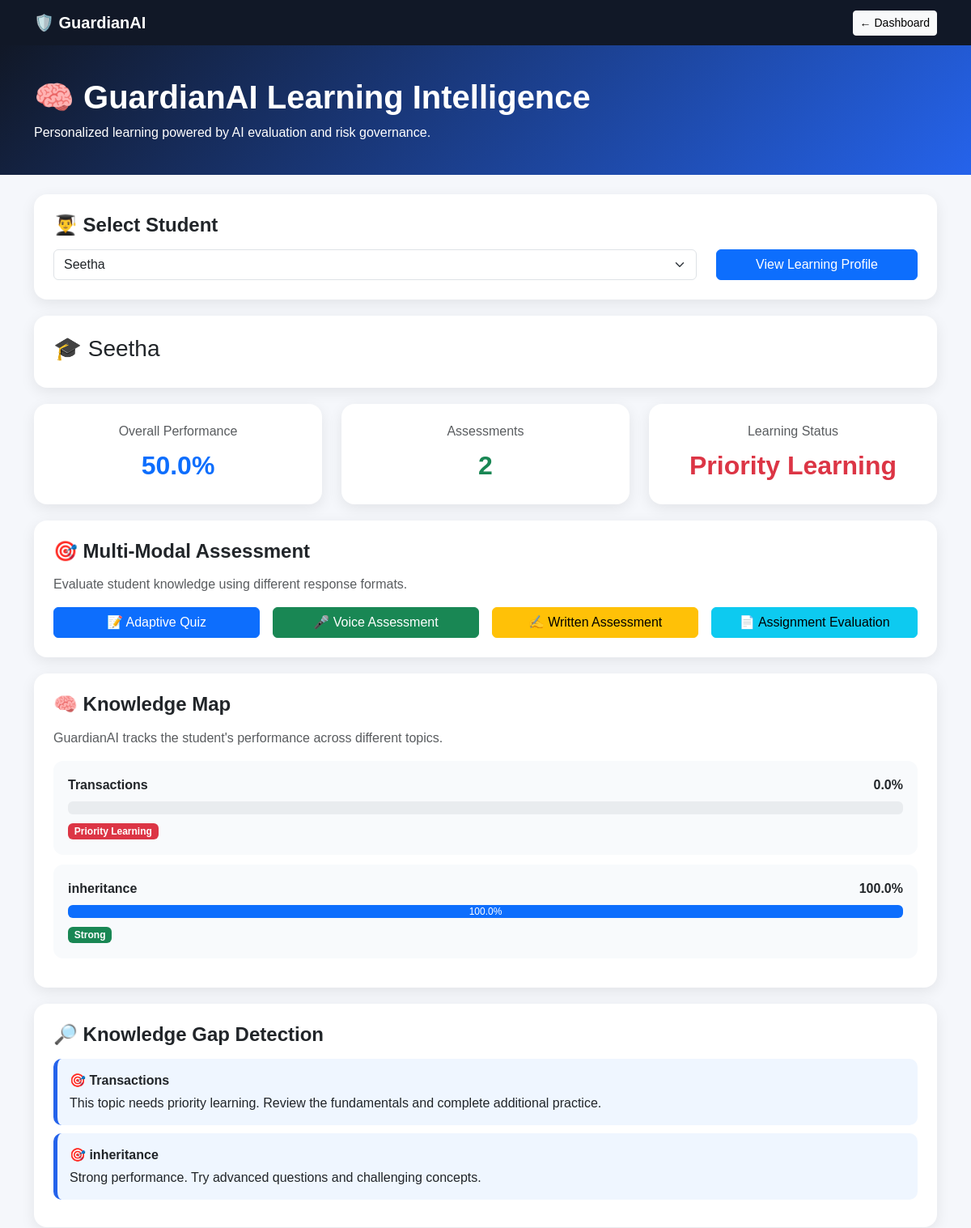
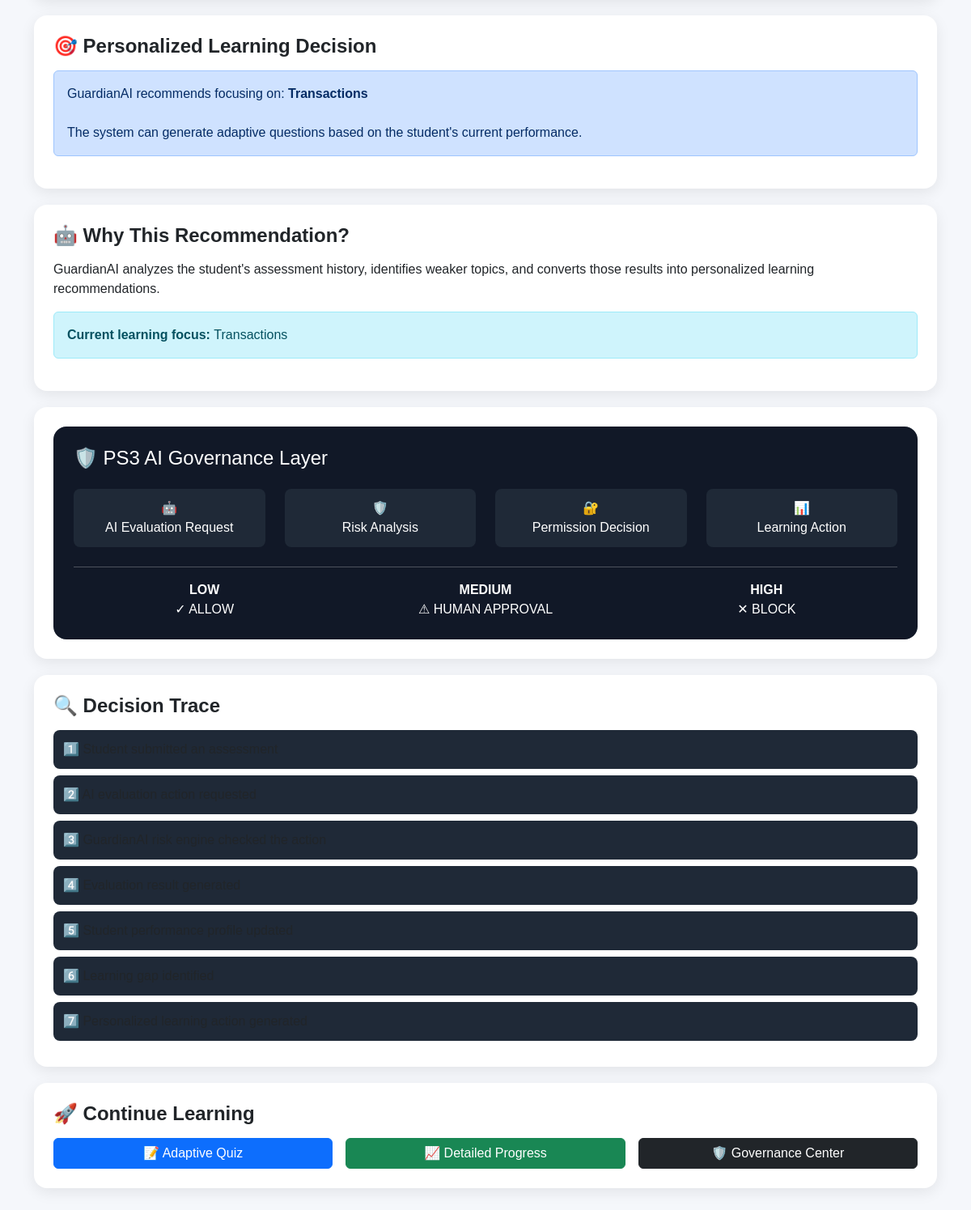
The page /learning?student_id=2 on the database its author committed (2 pictures, top to bottom).
### tables this page shows
CREATE TABLE students (

            id INTEGER PRIMARY KEY AUTOINCREMENT,

            name TEXT NOT NULL,

            email TEXT

        );

CREATE TABLE learning_performance (

            id INTEGER PRIMARY KEY AUTOINCREMENT,

            student_id INTEGER NOT NULL,

            topic TEXT NOT NULL,

            score INTEGER NOT NULL,

            assessment_name TEXT,

            created_at TIMESTAMP DEFAULT CURRENT_TIMESTAMP,

            FOREIGN KEY (student_id)
            REFERENCES students(id)

        );

### app.py (the view, shortened to what this page needs)
@app.route("/learning")
def learning():
    student_id = request.args.get("student_id", type=int)
    connection = get_connection()
    cursor = connection.cursor()
    cursor.execute("""
        SELECT *
        FROM students
        ORDER BY name
    """)
    students = cursor.fetchall()
    selected_student = None
    performance = []
    overall_score = 0
    topic_analysis = []
    recommendations = []
    practice_topics = []
    overall_recommendation = ""
    if student_id:
        cursor.execute("""
            SELECT *
            FROM students
            WHERE id = ?
        """, (student_id,))
        selected_student = cursor.fetchone()
        if selected_student:
            cursor.execute("""
                SELECT *
                FROM learning_performance
                WHERE student_id = ?
                ORDER BY created_at DESC, id DESC
            """, (student_id,))
            performance = cursor.fetchall()
            if performance:
                scores = []
                for result in performance:
                    try:
                        scores.append(float(result["score"]))
                    except:
                        pass
                if scores:
                    overall_score = round(
                        sum(scores) / len(scores),
                        1
                    )
            cursor.execute("""
                SELECT
                    topic,
                    AVG(score) AS average_score,
                    COUNT(*) AS attempts
                FROM learning_performance
                WHERE student_id = ?
                GROUP BY topic
                ORDER BY average_score ASC
            """, (student_id,))
            topic_rows = cursor.fetchall()
            for row in topic_rows:
                topic_average = float(
                    row["average_score"] or 0
                )
                attempts = int(
                    row["attempts"] or 0
                )
                topic_name = row["topic"] or "General"
                topic_analysis.append({
                    "topic": topic_name,
                    "average_score": round(
                        topic_average,
                        1
                    ),
                    "attempts": attempts
                })
                if topic_average < 60:
                    practice_topics.append(
                        topic_name
                    )
                    recommendations.append({
                        "topic": topic_name,
                        "type": "priority",
                        "message": (
                            "This topic needs priority "
                            "learning. Review the fundamentals "
                            "and complete additional practice."
                        )
                    })
                else:
                    recommendations.append({
                        "topic": topic_name,
                        "type": "strong",
                        "message": (
                            "Strong performance. Try advanced "
                            "questions and challenging concepts."
                        )
                    })
            if overall_score < 60:
                overall_recommendation = (
                    "GuardianAI recommends focusing on "
                    "fundamental concepts and completing "
                    "additional practice assessments."
                )
            else:
                overall_recommendation = (
                    "Excellent performance. GuardianAI "
                    "recommends advanced questions and "
                    "challenging concepts."
                )
    connection.close()
    return render_template(
        "learning.html",
        students=students,
        selected_student=selected_student,
        performance=performance,
        overall_score=overall_score,
        topic_analysis=topic_analysis,
        recommendations=recommendations,
        practice_topics=practice_topics,
        overall_recommendation=overall_recommendation
    )

### templates/learning.html (shortened to what this page needs)
<!DOCTYPE html>
<html lang="en">
<head>
    <link href="https://cdn.jsdelivr.net/npm/bootstrap@5.3.7/dist/css/bootstrap.min.css" rel="stylesheet">
</head>
<body>
<nav class="navbar navbar-expand-lg">
    <div class="container">
        <a class="navbar-brand" href="/dashboard">
            🛡️ GuardianAI
        </a>
        <a href="/dashboard" class="btn btn-light btn-sm">
            ← Dashboard
        </a>
    </div>
</nav>
<section class="hero">
    <div class="container">
        <h1 class="fw-bold">
            🧠 GuardianAI Learning Intelligence
        </h1>
        <p class="mb-0">
            Personalized learning powered by AI evaluation and risk governance.
        </p>
    </div>
</section>
<div class="container py-4">
    <div class="card p-4">
        <h4 class="section-title">
            👨‍🎓 Select Student
        </h4>
        <form method="GET" action="/learning">
            <div class="row">
                <div class="col-md-9">
                    <select name="student_id" class="form-select" required>
                        {% for student in students %}
                        <option value="{{ student.id }}"
                            {% if selected_student and student.id == selected_student.id %}
                                selected
                            {% endif %}>
                            {{ student.name }}
                        </option>
                        {% endfor %}
                    </select>
                </div>
                <div class="col-md-3 mt-2 mt-md-0">
                    <button type="submit" class="btn btn-primary w-100">
                        View Learning Profile
                    </button>
                </div>
            </div>
        </form>
    </div>
    {% if selected_student %}
    <div class="card p-4">
        <h3>
            🎓 {{ selected_student.name }}
        </h3>
    </div>
    <div class="row">
        <div class="col-md-4">
            <div class="card p-4 text-center">
                <h6 class="text-muted">
                    Overall Performance
                </h6>
                <div class="score-circle text-primary">
                    {{ overall_score|default(0)|round(1) }}%
                </div>
            </div>
        </div>
        <div class="col-md-4">
            <div class="card p-4 text-center">
                <h6 class="text-muted">
                    Assessments
                </h6>
                <div class="score-circle text-success">
                    {{ performance|length }}
                </div>
            </div>
        </div>
        <div class="col-md-4">
            <div class="card p-4 text-center">
                <h6 class="text-muted">
                    Learning Status
                </h6>
                {% if overall_score|float >= 80 %}
                    <div class="score-circle text-success">
                        Strong
                    </div>
                {% elif overall_score|float >= 60 %}
                    <div class="score-circle text-warning">
                        Needs Practice
                    </div>
                {% else %}
                    <div class="score-circle text-danger">
                        Priority Learning
                    </div>
                {% endif %}
            </div>
        </div>
    </div>
    <div class="card p-4">
        <h4 class="section-title">
            🎯 Multi-Modal Assessment
        </h4>
        <p class="text-muted">
            Evaluate student knowledge using different response formats.
        </p>
        <div class="row g-3">
            <div class="col-md-3">
                <a href="/learning/questions?student_id={{ selected_student.id }}"
                   class="btn btn-primary w-100">
                    📝 Adaptive Quiz
                </a>
            </div>
            <div class="col-md-3">
                <a href="/voice"
                   class="btn btn-success w-100">
                    🎤 Voice Assessment
                </a>
            </div>
            <div class="col-md-3">
                <a href="/handwritten"
                   class="btn btn-warning w-100">
                    ✍️ Written Assessment
                </a>
            </div>
            <div class="col-md-3">
                <a href="/document_evaluation"
                   class="btn btn-info w-100">
                    📄 Assignment Evaluation
                </a>
            </div>
        </div>
    </div>
<div class="card p-4">
    <h4 class="section-title">
        🧠 Knowledge Map
    </h4>
    <p class="text-muted">
        GuardianAI tracks the student's performance across different topics.
    </p>
    {% if topic_analysis %}
        {% for item in topic_analysis %}
            <div class="topic-card">
                <div class="d-flex justify-content-between align-items-center">
                    <strong>
                        {{ item.topic }}
                    </strong>
                    <strong>
                        {{ item.average_score|default(item.score)|default(0)|float|round(1) }}%
                    </strong>
                </div>
                {% set topic_score = item.average_score|default(item.score)|default(0)|float %}
                <div class="progress mt-2">
                    <div
                        class="progress-bar"
                        role="progressbar"
                        style="width: {{ topic_score }}%;"
                        aria-valuenow="{{ topic_score }}"
                        aria-valuemin="0"
                        aria-valuemax="100"
                    >
                        {{ topic_score|round(1) }}%
                    </div>
                </div>
                <div class="mt-2">
                    {% if topic_score >= 80 %}
                        <span class="badge bg-success">
                            Strong
                        </span>
                    {% elif topic_score >= 60 %}
                        <span class="badge bg-warning text-dark">
                            Needs Practice
                        </span>
                    {% else %}
                        <span class="badge bg-danger">
                            Priority Learning
                        </span>
                    {% endif %}
                </div>
            </div>
        {% endfor %}
    {% else %}
        <div class="alert alert-info">
            No topic performance data available yet.
            Complete an assessment to build your Knowledge Map.
        </div>
    {% endif %}
</div>
    <div class="card p-4">
        <h4 class="section-title">
            🔎 Knowledge Gap Detection
        </h4>
        {% if recommendations %}
            {% for rec in recommendations %}
            <div class="recommendation">
                <strong>
                    🎯 {{ rec.topic }}
                </strong>
                <p class="mb-0 mt-1">
                    {{ rec.message }}
                </p>
            </div>
            {% endfor %}
        {% else %}
            <div class="alert alert-success">
                No major learning gaps detected.
            </div>
        {% endif %}
    </div>
    <div class="card p-4">
        <h4 class="section-title">
            🎯 Personalized Learning Decision
        </h4>
        {% if recommendations %}
            <div class="alert alert-primary">
                GuardianAI recommends focusing on:
                <strong>
                    {{ recommendations[0].topic }}
                </strong>
                <br><br>
                The system can generate adaptive questions based on
                the student's current performance.
            </div>
        {% else %}
            <div class="alert alert-success">
                Current performance does not indicate a major learning gap.
            </div>
        {% endif %}
    </div>
    <div class="card p-4">
        <h4 class="section-title">
            🤖 Why This Recommendation?
        </h4>
        <p>
            GuardianAI analyzes the student's assessment history,
            identifies weaker topics, and converts those results into
            personalized learning recommendations.
        </p>
        {% if recommendations %}
        <div class="alert alert-info">
            <strong>
                Current learning focus:
            </strong>
            {{ recommendations[0].topic }}
        </div>
        {% endif %}
    </div>
    <div class="card p-4">
        <div class="governance-box">
            <h4 class="mb-4">
                🛡️ PS3 AI Governance Layer
            </h4>
            <div class="row text-center">
                <div class="col-md-3">
                    <div class="trace-step">
                        🤖<br>
                        AI Evaluation Request
                    </div>
                </div>
                <div class="col-md-3">
                    <div class="trace-step">
                        🛡️<br>
                        Risk Analysis
                    </div>
                </div>
                <div class="col-md-3">
                    <div class="trace-step">
                        🔐<br>
                        Permission Decision
                    </div>
                </div>
                <div class="col-md-3">
                    <div class="trace-step">
                        📊<br>
                        Learning Action
                    </div>
                </div>
            </div>
            <hr>
            <div class="row text-center">
                <div class="col-md-4">
                    <strong>LOW</strong>
                    <br>
                    ✓ ALLOW
                </div>
                <div class="col-md-4">
                    <strong>MEDIUM</strong>
                    <br>
                    ⚠ HUMAN APPROVAL
                </div>
                <div class="col-md-4">
                    <strong>HIGH</strong>
                    <br>
                    ✕ BLOCK
                </div>
            </div>
        </div>
    </div>
    <div class="card p-4">
        <h4 class="section-title">
            🔍 Decision Trace
        </h4>
        <div class="trace-step">
            1️⃣ Student submitted an assessment
        </div>
        <div class="trace-step">
            2️⃣ AI evaluation action requested
        </div>
        <div class="trace-step">
            3️⃣ GuardianAI risk engine checked the action
        </div>
        <div class="trace-step">
            4️⃣ Evaluation result generated
        </div>
        <div class="trace-step">
            5️⃣ Student performance profile updated
        </div>
        <div class="trace-step">
            6️⃣ Learning gap identified
        </div>
        <div class="trace-step">
            7️⃣ Personalized learning action generated
        </div>
    </div>
    <div class="card p-4">
        <h4 class="section-title">
            🚀 Continue Learning
        </h4>
        <div class="row g-3">
            <div class="col-md-4">
                <a href="/learning/questions?student_id={{ selected_student.id }}"
                   class="btn btn-primary w-100">
                    📝 Adaptive Quiz
                </a>
            </div>
            <div class="col-md-4">
                <a href="/learning/progress?student_id={{ selected_student.id }}"
                   class="btn btn-success w-100">
                    📈 Detailed Progress
                </a>
            </div>
            <div class="col-md-4">
                <a href="/agents"
                   class="btn btn-dark w-100">
                    🛡️ Governance Center
                </a>
            </div>
        </div>
    </div>
    {% endif %}
</div>
</body>
</html>

### rows shown on the page
students: name "Seetha"
learning_performance: topic "Transactions", average_score "0.0", shows "Priority Learning", message "This topic needs priority learning. Review the fundamentals and complete additional practice."
learning_performance: topic "inheritance", average_score "100.0", topic_score "100.0", shows "Strong", message "Strong performance. Try advanced questions and challenging concepts."

### other values the page prints
{{ overall_score|default(0)|round(1) }} "50.0"
{{ performance|length }} "2"
form field student_id "Seetha"
